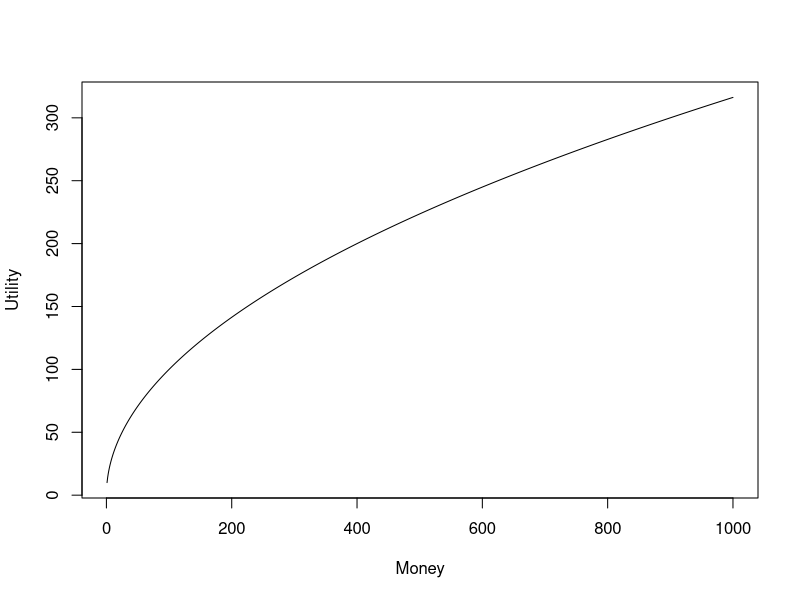

The R script that drew this image:
## ---- chunk 1
Money = 1:1000
Utility = 10*Money^0.5
plot(Utility, xlab = "Money", type="l")
